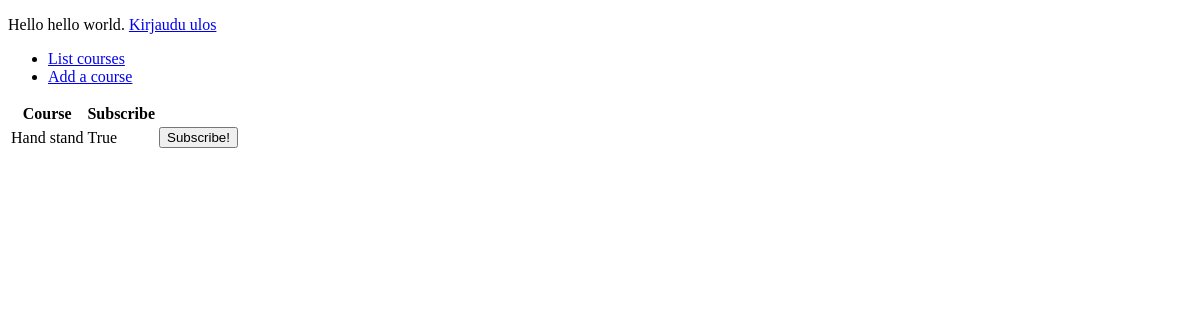
The page /courses (signed in) on the database as committed earlier.
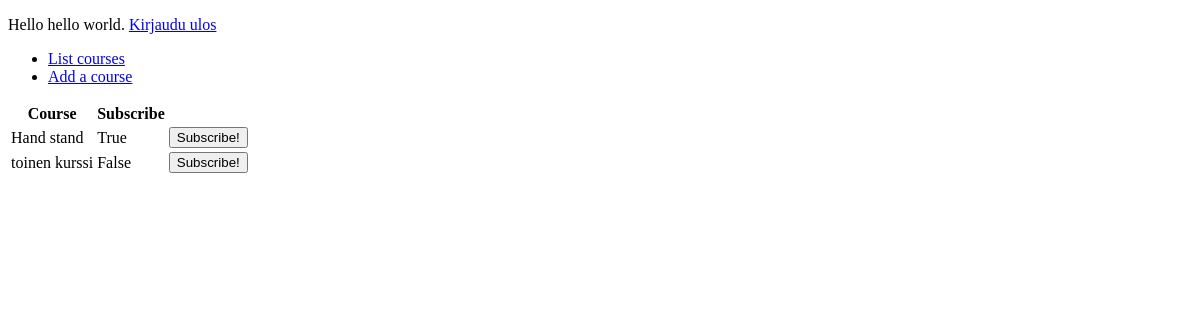
The same page on the database as committed later.
### application/auth/models.py (models this page shows, shortened)
class User(db.Model):
    __tablename__ = "account"
    id = db.Column(db.Integer, primary_key=True)
    date_created = db.Column(db.DateTime, default=db.func.current_timestamp())
    date_modified = db.Column(db.DateTime, default=db.func.current_timestamp(),
                              onupdate=db.func.current_timestamp())
    name = db.Column(db.String(144), nullable=False)
    username = db.Column(db.String(144), nullable=False)
    password = db.Column(db.String(144), nullable=False)
    tasks = db.relationship("Course", backref='account', lazy=True)

### application/courses/models.py (models this page shows, shortened)
class Course(db.Model):
    id = db.Column(db.Integer, primary_key=True)
    date_created = db.Column(db.DateTime, default=db.func.current_timestamp())
    date_modified = db.Column(db.DateTime, default=db.func.current_timestamp(),
    onupdate=db.func.current_timestamp())
    name = db.Column(db.String(144), nullable=False)
    done = db.Column(db.Boolean, nullable=False)
    account_id = db.Column(db.Integer, db.ForeignKey('account.id'),
                           nullable=False)

### application/courses/views.py (the view)
@app.route("/courses", methods=["GET"])
def courses_index():
	return render_template("courses/list.html", courses = Course.query.all())

### application/__init__.py (called while the page is built)
@login_manager.user_loader
def load_user(user_id):
    return User.query.get(user_id)

### application/templates/courses/list.html
{% extends "layout.html" %}
{% block body %}
  <table>
    <tr>
      <th>Course</th>
      <th>Subscribe</th>
    </tr>
    {% for course in courses %}
    <tr>
      <td>{{ course.name }}</td>
      <td>{{ course.done }}</td>
      <td>
        <form method="POST" action="{{ url_for('courses_set_done', course_id=course.id) }}">
          <input type="submit" value="Subscribe!"/>
        </form>
      </td>
    </tr>
    {% endfor %}
  </table>
{% endblock %}

### application/templates/layout.html (shortened to what this page needs)
<!DOCTYPE html>
<html>
  <head>
  </head>
  <body>
    {% if current_user.is_authenticated %}
    <p>
	  Hello {{ current_user.name }}. <a href="{{ url_for('auth_logout') }}">Kirjaudu ulos</a>
    </p>
    {% else %}
    <a href="{{ url_for('auth_login') }}">Sign in</a>
    {% endif %}
    <ul>
      <li><a href="{{ url_for('courses_index') }}">List courses</a></li>
      <li><a href="{{ url_for('courses_form') }}">Add a course</a></li>
    </ul>
    {% block body %}{% endblock %}
  </body>
</html>

Rows that differ between the two databases and show on the page:
added Course: name "toinen kurssi", done "False"
